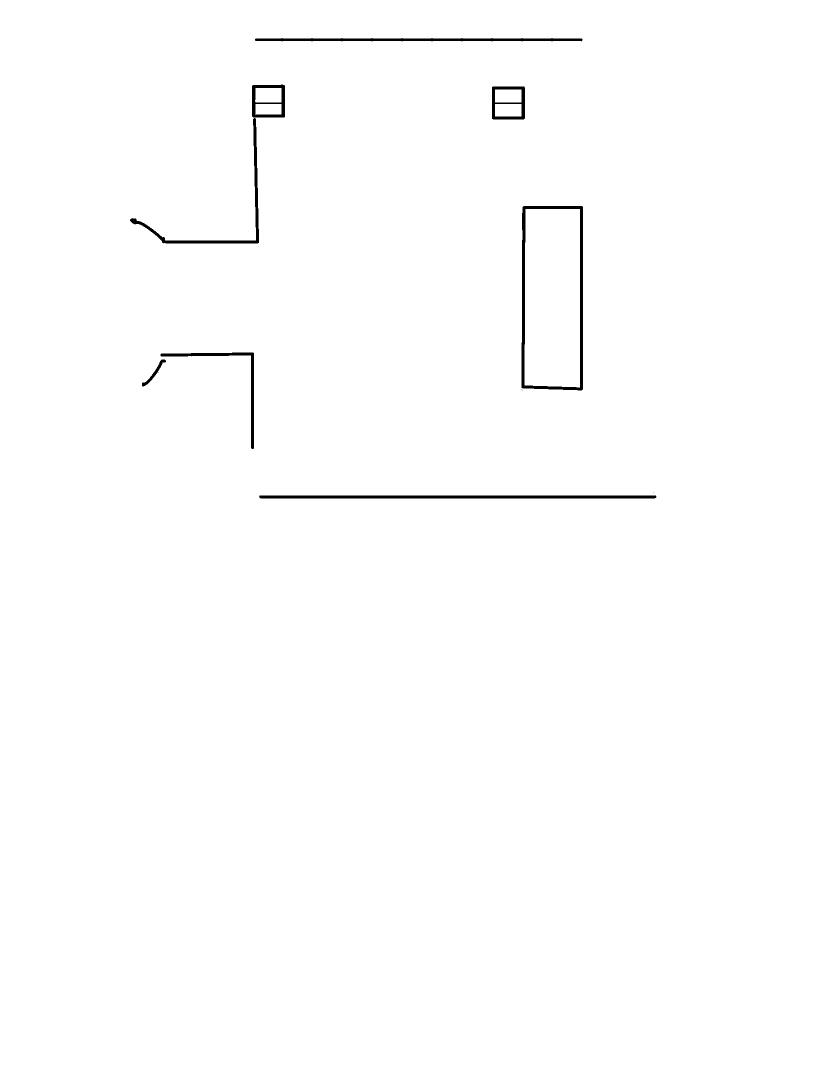
#> input picture building_maps/patio_binary.png, 1668 x 2157 px (shown at 1/2 size)
$ jupyter execute --allow-errors map_creator.ipynb   (shell and % lines are left out)
#> lines starting #> are read from the running program, lines starting #| are printed output that depends on the picture; after the words box and inside, x2 and y2 are one past the last pixel; in counts of white or black regions, pixels touching at a corner belong together
[cell 1]
cd C:\Users\emartezorrilla\OneDrive - University of Florida\EED_PHD_EM_shared_2020\Papers_WorkinPorgress\98 Robot_FIVX-2025

Converting the image
First of all, we need to make sure the image is in binary format. Here is a Python file, credits to automaticaddison.com; we place it in utils folder that is located in the src folder of our workspace, outside navigation_bot_06 folder. This way any project (like futire navigation_bot_XXX) can use it:

convert_png_to_binary.py:

#> (a cell that did not finish here is left out)

Generating the map
In utils folder, create convert_png_to_map.py file

[cell 3]
import numpy as np
import cv2
import math
import os.path

# The name of your floor plan you want to convert to a ROS map:
strSrcFileName = "patio_binary.png"
image = cv2.imread(strSrcFileName)
#> image is the input picture: shape (2157, 1668, 3); 99.4% white; 12 black regions (4 under 20 px), largest, box (x1, y1, x2, y2) and area: (1043, 412, 1166, 781) 5749, (518, 991, 1313, 997) 4757, (510, 76, 1165, 83) 3312

strDstFileName = "patio_01"
strDstLocation = "maps/"

# We scale the map, so it is 40 meters wide
img_width_meters = 6.00

width, height, _ = image.shape
#> width = 2157; height = 1668

x1 = [0,width,  0,0]
#> x1 = [0, 2157, 0, 0]
y1 = [0,0,      0,height]
#> y1 = [0, 0, 0, 1668]

deltax = img_width_meters
dx = math.sqrt((x1[1]-x1[0])**2 + (y1[1]-y1[0])**2)*.05
#> dx = 107.9
sx = deltax / dx
#> sx = 0.0556

deltay = img_width_meters * float(height) / width
#> deltay = 4.64
dy = math.sqrt((x1[3]-x1[2])**2 + (y1[3]-y1[2])**2)*.05
#> dy = 83.4
sy = deltay/dy
#> sy = 0.0556

res = cv2.resize(image, None, fx=sx, fy=sy, interpolation = cv2.INTER_CUBIC)
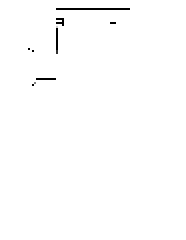
#> res: shape (120, 93, 3) (shown 2 times larger); min 0, max 255, mean 253.3

# Convert to grey
res = cv2.cvtColor(res, cv2.COLOR_BGR2GRAY)
#> res: shape (120, 93)
#cv2.imwrite("KEC_BuildingCorrected.pgm", res );
#      cv2.imshow("Image2", res)

completeFileNameMap = os.path.join(strDstLocation, strDstFileName +".pgm")
completeFileNameYaml = os.path.join(strDstLocation, strDstFileName +".yaml")

cv2.imwrite(completeFileNameMap, res )

yaml = open(completeFileNameYaml, "w")

yaml.write("image: " + strDstFileName + ".pgm\n")
yaml.write("resolution: 0.050000\n")
yaml.write("origin: [" + str(-1) + "," +  str(-1) + ", 0.000000]\n")
yaml.write("negate: 0\noccupied_thresh: 0.65\nfree_thresh: 0.196")
yaml.close()
